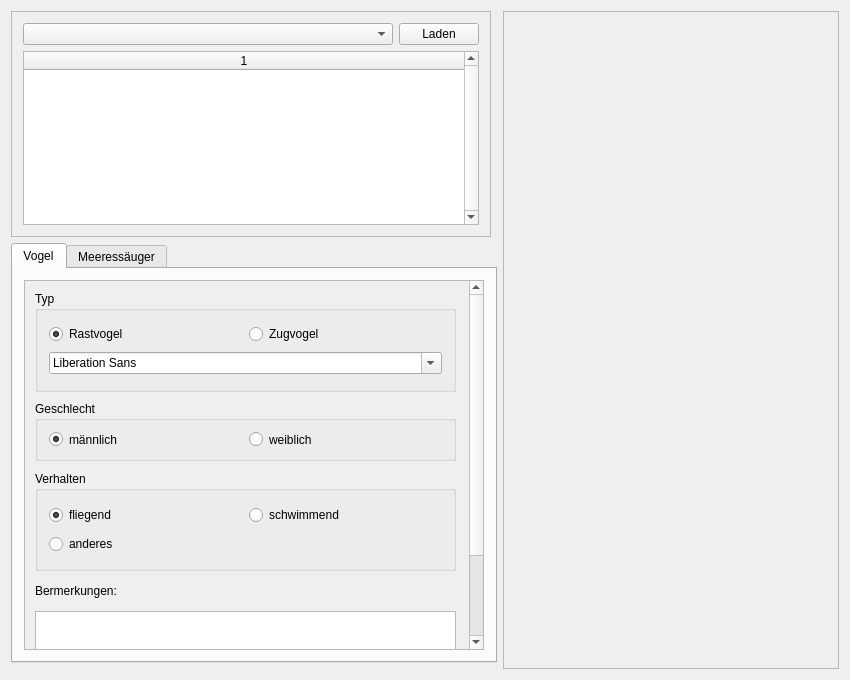
<?xml version="1.0" encoding="UTF-8"?>
<ui version="4.0">
 <class>MainWindow</class>
 <widget class="QMainWindow" name="MainWindow">
  <property name="geometry">
   <rect>
    <x>0</x>
    <y>0</y>
    <width>850</width>
    <height>680</height>
   </rect>
  </property>
  <property name="minimumSize">
   <size>
    <width>0</width>
    <height>640</height>
   </size>
  </property>
  <property name="windowTitle">
   <string>MainWindow</string>
  </property>
  <widget class="QWidget" name="centralWidget">
   <property name="layoutDirection">
    <enum>Qt::LeftToRight</enum>
   </property>
   <layout class="QGridLayout" name="gridLayout_3">
    <item row="0" column="1" rowspan="3">
     <widget class="QScrollArea" name="scrArea">
      <property name="widgetResizable">
       <bool>true</bool>
      </property>
      <widget class="QWidget" name="wdgImage">
       <property name="geometry">
        <rect>
         <x>0</x>
         <y>0</y>
         <width>342</width>
         <height>660</height>
        </rect>
       </property>
       <zorder>frame_2</zorder>
       <zorder>frame_2</zorder>
       <zorder>frame_2</zorder>
      </widget>
     </widget>
    </item>
    <item row="0" column="0">
     <widget class="QFrame" name="frame">
      <property name="sizePolicy">
       <sizepolicy hsizetype="Fixed" vsizetype="MinimumExpanding">
        <horstretch>0</horstretch>
        <verstretch>0</verstretch>
       </sizepolicy>
      </property>
      <property name="minimumSize">
       <size>
        <width>480</width>
        <height>200</height>
       </size>
      </property>
      <property name="frameShape">
       <enum>QFrame::StyledPanel</enum>
      </property>
      <property name="frameShadow">
       <enum>QFrame::Raised</enum>
      </property>
      <layout class="QGridLayout" name="gridLayout_4">
       <item row="0" column="0">
        <widget class="QComboBox" name="cmbSession"/>
       </item>
       <item row="1" column="0" colspan="2">
        <widget class="QTableWidget" name="tblObjects">
         <property name="verticalScrollBarPolicy">
          <enum>Qt::ScrollBarAlwaysOn</enum>
         </property>
         <property name="alternatingRowColors">
          <bool>true</bool>
         </property>
         <property name="columnCount">
          <number>1</number>
         </property>
         <attribute name="horizontalHeaderCascadingSectionResizes">
          <bool>true</bool>
         </attribute>
         <attribute name="horizontalHeaderStretchLastSection">
          <bool>true</bool>
         </attribute>
         <column/>
        </widget>
       </item>
       <item row="0" column="1">
        <widget class="QPushButton" name="btnSession">
         <property name="sizePolicy">
          <sizepolicy hsizetype="Fixed" vsizetype="Fixed">
           <horstretch>0</horstretch>
           <verstretch>0</verstretch>
          </sizepolicy>
         </property>
         <property name="text">
          <string>Laden</string>
         </property>
        </widget>
       </item>
      </layout>
     </widget>
    </item>
    <item row="1" column="0">
     <widget class="QTabWidget" name="wdgTabTypes">
      <property name="sizePolicy">
       <sizepolicy hsizetype="Fixed" vsizetype="MinimumExpanding">
        <horstretch>0</horstretch>
        <verstretch>0</verstretch>
       </sizepolicy>
      </property>
      <property name="minimumSize">
       <size>
        <width>480</width>
        <height>420</height>
       </size>
      </property>
      <property name="currentIndex">
       <number>0</number>
      </property>
      <widget class="QWidget" name="tabBird">
       <attribute name="title">
        <string>Vogel</string>
       </attribute>
       <layout class="QGridLayout" name="gridLayout_2">
        <item row="0" column="0">
         <widget class="QScrollArea" name="scrollArea">
          <property name="sizePolicy">
           <sizepolicy hsizetype="Fixed" vsizetype="Expanding">
            <horstretch>0</horstretch>
            <verstretch>0</verstretch>
           </sizepolicy>
          </property>
          <property name="minimumSize">
           <size>
            <width>460</width>
            <height>0</height>
           </size>
          </property>
          <property name="widgetResizable">
           <bool>true</bool>
          </property>
          <widget class="QWidget" name="scrollAreaWidgetContents_3">
           <property name="geometry">
            <rect>
             <x>0</x>
             <y>0</y>
             <width>444</width>
             <height>480</height>
            </rect>
           </property>
           <property name="sizePolicy">
            <sizepolicy hsizetype="Preferred" vsizetype="MinimumExpanding">
             <horstretch>0</horstretch>
             <verstretch>0</verstretch>
            </sizepolicy>
           </property>
           <property name="minimumSize">
            <size>
             <width>0</width>
             <height>480</height>
            </size>
           </property>
           <widget class="QGroupBox" name="groupBox_2">
            <property name="geometry">
             <rect>
              <x>10</x>
              <y>120</y>
              <width>421</width>
              <height>60</height>
             </rect>
            </property>
            <property name="sizePolicy">
             <sizepolicy hsizetype="MinimumExpanding" vsizetype="Fixed">
              <horstretch>0</horstretch>
              <verstretch>0</verstretch>
             </sizepolicy>
            </property>
            <property name="autoFillBackground">
             <bool>false</bool>
            </property>
            <property name="title">
             <string>Geschlecht</string>
            </property>
            <property name="flat">
             <bool>false</bool>
            </property>
            <layout class="QHBoxLayout" name="horizontalLayout_5">
             <item>
              <widget class="QRadioButton" name="rbMaleMB">
               <property name="text">
                <string>männlich</string>
               </property>
               <property name="checked">
                <bool>true</bool>
               </property>
               <attribute name="buttonGroup">
                <string notr="true">btngBirdGnd</string>
               </attribute>
              </widget>
             </item>
             <item>
              <widget class="QRadioButton" name="rbFemaleMB">
               <property name="text">
                <string>weiblich</string>
               </property>
               <attribute name="buttonGroup">
                <string notr="true">btngBirdGnd</string>
               </attribute>
              </widget>
             </item>
            </layout>
           </widget>
           <widget class="QPushButton" name="btnReady">
            <property name="geometry">
             <rect>
              <x>10</x>
              <y>450</y>
              <width>421</width>
              <height>23</height>
             </rect>
            </property>
            <property name="text">
             <string>Fertig</string>
            </property>
           </widget>
           <widget class="QLabel" name="label">
            <property name="geometry">
             <rect>
              <x>10</x>
              <y>300</y>
              <width>421</width>
              <height>20</height>
             </rect>
            </property>
            <property name="text">
             <string>Bermerkungen:</string>
            </property>
           </widget>
           <widget class="QGroupBox" name="groupBox">
            <property name="geometry">
             <rect>
              <x>10</x>
              <y>190</y>
              <width>421</width>
              <height>100</height>
             </rect>
            </property>
            <property name="sizePolicy">
             <sizepolicy hsizetype="MinimumExpanding" vsizetype="Fixed">
              <horstretch>0</horstretch>
              <verstretch>0</verstretch>
             </sizepolicy>
            </property>
            <property name="minimumSize">
             <size>
              <width>0</width>
              <height>80</height>
             </size>
            </property>
            <property name="title">
             <string>Verhalten</string>
            </property>
            <layout class="QGridLayout" name="gridLayout">
             <item row="0" column="0">
              <widget class="QRadioButton" name="rbFlyMB">
               <property name="sizePolicy">
                <sizepolicy hsizetype="MinimumExpanding" vsizetype="Fixed">
                 <horstretch>0</horstretch>
                 <verstretch>0</verstretch>
                </sizepolicy>
               </property>
               <property name="text">
                <string>fliegend</string>
               </property>
               <property name="checked">
                <bool>true</bool>
               </property>
               <attribute name="buttonGroup">
                <string notr="true">btngBirdBhv</string>
               </attribute>
              </widget>
             </item>
             <item row="0" column="1">
              <widget class="QRadioButton" name="rbSwimMB">
               <property name="sizePolicy">
                <sizepolicy hsizetype="MinimumExpanding" vsizetype="Fixed">
                 <horstretch>0</horstretch>
                 <verstretch>0</verstretch>
                </sizepolicy>
               </property>
               <property name="text">
                <string>schwimmend</string>
               </property>
               <attribute name="buttonGroup">
                <string notr="true">btngBirdBhv</string>
               </attribute>
              </widget>
             </item>
             <item row="1" column="0">
              <widget class="QRadioButton" name="radioButton_3">
               <property name="text">
                <string>anderes</string>
               </property>
               <attribute name="buttonGroup">
                <string notr="true">btngBirdBhv</string>
               </attribute>
              </widget>
             </item>
            </layout>
           </widget>
           <widget class="QGroupBox" name="groupBox_3">
            <property name="geometry">
             <rect>
              <x>10</x>
              <y>10</y>
              <width>421</width>
              <height>101</height>
             </rect>
            </property>
            <property name="sizePolicy">
             <sizepolicy hsizetype="Expanding" vsizetype="Fixed">
              <horstretch>0</horstretch>
              <verstretch>0</verstretch>
             </sizepolicy>
            </property>
            <property name="title">
             <string>Typ</string>
            </property>
            <layout class="QGridLayout" name="gridLayout_5">
             <item row="0" column="1">
              <widget class="QRadioButton" name="radioButton_2">
               <property name="text">
                <string>Zugvogel</string>
               </property>
               <attribute name="buttonGroup">
                <string notr="true">btngBirdType</string>
               </attribute>
              </widget>
             </item>
             <item row="0" column="0">
              <widget class="QRadioButton" name="radioButton">
               <property name="text">
                <string>Rastvogel</string>
               </property>
               <property name="checked">
                <bool>true</bool>
               </property>
               <attribute name="buttonGroup">
                <string notr="true">btngBirdType</string>
               </attribute>
              </widget>
             </item>
             <item row="1" column="0" colspan="2">
              <widget class="QFontComboBox" name="fontComboBox"/>
             </item>
            </layout>
           </widget>
           <widget class="QPlainTextEdit" name="txtRemarksMB">
            <property name="geometry">
             <rect>
              <x>10</x>
              <y>330</y>
              <width>421</width>
              <height>111</height>
             </rect>
            </property>
           </widget>
          </widget>
         </widget>
        </item>
       </layout>
      </widget>
      <widget class="QWidget" name="tabMammal">
       <attribute name="title">
        <string>Meeressäuger</string>
       </attribute>
      </widget>
     </widget>
    </item>
   </layout>
  </widget>
 </widget>
 <layoutdefault spacing="6" margin="11"/>
 <resources/>
 <connections/>
 <buttongroups>
  <buttongroup name="btngBirdBhv"/>
  <buttongroup name="btngBirdType"/>
  <buttongroup name="btngBirdGnd"/>
 </buttongroups>
</ui>
